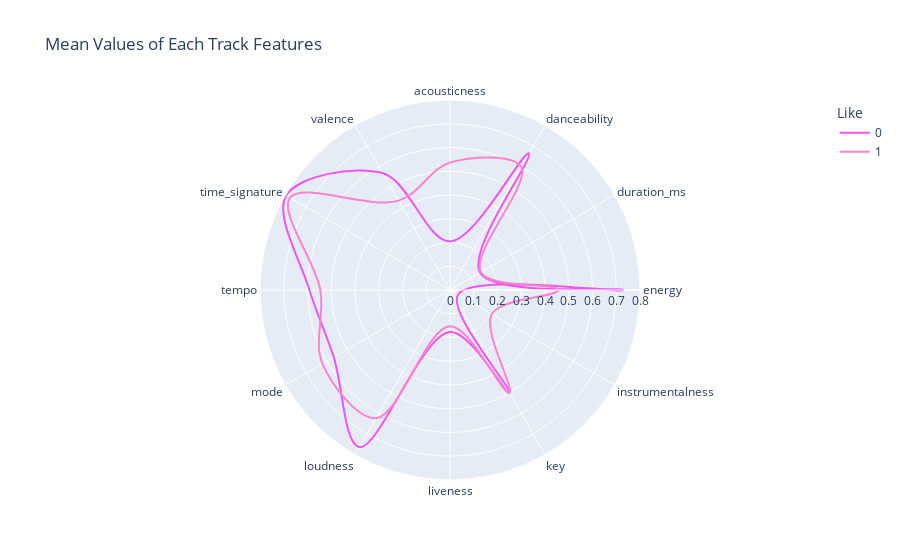

Notebook code for this chart:
### Markdown cell above
### Liked vs Disliked Songs

### Code cell
features = ['danceability', 'energy', 'key','loudness', 'mode', 'acousticness', 'instrumentalness', 'liveness','valence', 'tempo', 'duration_ms', 'time_signature']


#scale
from sklearn.preprocessing import MinMaxScaler
# Min-max scaling
df_scaled = pd.DataFrame(MinMaxScaler().fit_transform(data[features]), 
                         columns=data[features].columns)
df_scaled['Like'] = data['Like']

df_radar = df_scaled.groupby('Like').mean().reset_index() \
                    .melt(id_vars='Like', var_name="features", value_name="avg") \
                    .sort_values(by=['Like','features']).reset_index(drop=True)

px.line_polar(df_radar, 
              r="avg", 
              theta="features", 
              title='Mean Values of Each Track Features',
              color="Like", 
              line_close=True,
              line_shape='spline',
              range_r=[0, 0.8],
              color_discrete_sequence=px.colors.cyclical.mygbm[:-6])

### Figure 1 — Plotly figure (JSON) as saved in the notebook; plotly's stock layout.template omitted (floating-point values rounded to 4 significant figures)
{"data": [{"hovertemplate": "Like=0<br>avg=%{r}<br>features=%{theta}<extra></extra>", "legendgroup": "0", "line": {"color": "#ef55f1", "dash": "solid", "shape": "spline"}, "mode": "lines", "name": "0", "r": [0.2045, 0.6646, 0.1462, 0.73, 0.03908, 0.5001, 0.1765, 0.7632, 0.5652, 0.5917, 0.7964, 0.5686, 0.2045], "showlegend": true, "subplot": "polar", "theta": ["acousticness", "danceability", "duration_ms", "energy", "instrumentalness", "key", "liveness", "loudness", "mode", "tempo", "time_signature", "valence", "acousticness"], "type": "scatterpolar"}, {"hovertemplate": "Like=1<br>avg=%{r}<br>features=%{theta}<extra></extra>", "legendgroup": "1", "line": {"color": "#fb84ce", "dash": "solid", "shape": "spline"}, "mode": "lines", "name": "1", "r": [0.5367, 0.5989, 0.1502, 0.4551, 0.2026, 0.4987, 0.1526, 0.623, 0.6201, 0.5459, 0.7778, 0.4343, 0.5367], "showlegend": true, "subplot": "polar", "theta": ["acousticness", "danceability", "duration_ms", "energy", "instrumentalness", "key", "liveness", "loudness", "mode", "tempo", "time_signature", "valence", "acousticness"], "type": "scatterpolar"}], "layout": {"legend": {"title": {"text": "Like"}, "tracegroupgap": 0}, "polar": {"angularaxis": {"direction": "clockwise", "rotation": 90}, "domain": {"x": [0, 1], "y": [0, 1]}, "radialaxis": {"range": [0, 0.8]}}, "title": {"text": "Mean Values of Each Track Features"}}}
